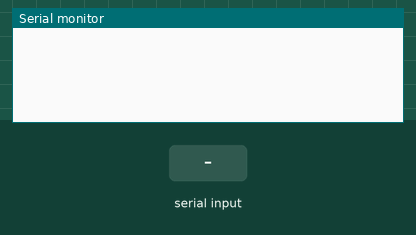
The sketch below on a simulated Arduino Uno, built with avr-gcc and run on an emulated ATmega328P. On the bench: the last lines printed to the serial monitor. The inputs (shaded band) are chosen by the test bench.

Above: at 1.2 s.
1.3 s: "1" received over Serial
At 1.8 s:
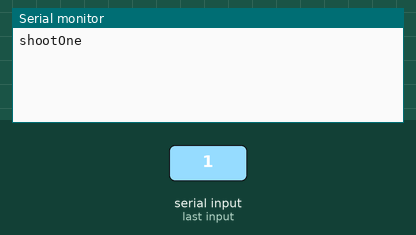
2.8 s: "4" received over Serial
At 4.1 s:
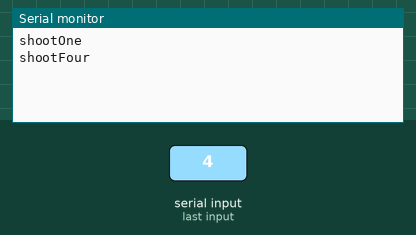

The sketch:

duino_tag.ino
```cpp
#include <IRremote.h>
/* Arduino based example of lazertag protocol.
 *     Copyright 2013 Kevin Osborn, Nick Hollander
 *      Free for reuse,just give us a credit (Creative Commons Attribution)
 *         Hook an IR LED up to Digital pin 3 (PWM) for Arduino Uno etc. (look in IRremote library for other platforms.
 *         Uses Ken Shirrif's IRremote library found at: https://github.com/shirriff/Arduino-IRremote
 */
IRsend irsend;
void setup() {
  Serial.begin(115200);

}
/* lazertag protocol, originally reverse engineered by  Aaron Nabil and documented at
 * http://web.archive.org/web/20090304155723/http://lasertagparts.com/ltto.htm
 *
 * 3ms On, 6ms Off, 3ms (preamble) followed by 7 bits spaced apart by 2ms. One is represented by 2ms, zero is 1ms
 * In regular lazertag mode, the player and team bits are zero, but the last two bits signify how powerful the blast is.
 * for this example, we show a shot that does one damage and one that does 4 (max)
 */

unsigned int shootOne[] = {3000,6000,3000,2000,1000,2000,1000,2000,1000,2000,1000,2000,1000,2000,1000,2000,1000};
unsigned int shootFour[] ={3000,6000,3000,2000,1000,2000,1000,2000,1000,2000,1000,2000,1000,2000,2000,2000,2000};

void loop() {
  if (Serial.available() !=0)
  {
    char c = Serial.read();
    if (c == '1')
    {
      // the one confusing thing with the irsend.sendRaw command is that the last argument is labled hz, but it's really
      //  kiloherz. The lazertag team ops uses the common 38kHz frequency.
      irsend.sendRaw(shootOne,sizeof(shootOne)/sizeof(int),38);
      Serial.println("shootOne");
    }
    if (c == '4')
    {
      irsend.sendRaw(shootFour,sizeof(shootFour)/sizeof(int),38);
      Serial.println("shootFour");
    }
  delay(100);
  }
}
```

Measured:
- after the input at 1.3 s, the serial monitor: prints a new line after 0.07 s (image 1)
- after the input at 2.8 s, the serial monitor: prints a new line after 0.07 s (image 2)
